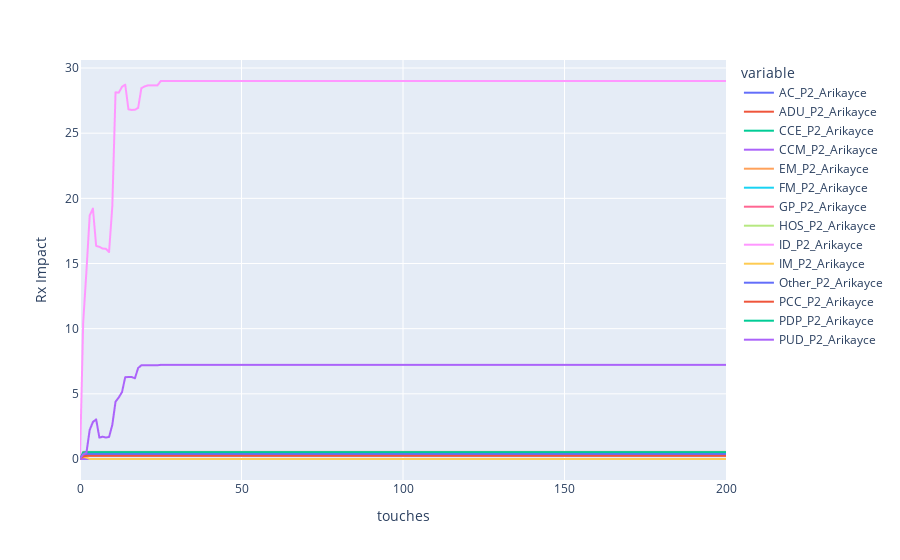

This figure's notebook cell:
### Code cell
channel2_segment['fig_raw']

### Figure 1 — Plotly figure (JSON) as saved in the notebook; plotly's stock layout.template omitted (floating-point values rounded to 4 significant figures; data arrays with more than 128 entries replaced by an {"elided": "..."} marker saying what was removed)
{"data": [{"hovertemplate": "variable=AC_P2_Arikayce<br>touches=%{x}<br>value=%{y}<extra></extra>", "legendgroup": "AC_P2_Arikayce", "line": {"color": "#636efa", "dash": "solid"}, "marker": {"symbol": "circle"}, "mode": "lines", "name": "AC_P2_Arikayce", "showlegend": true, "type": "scattergl", "x": {"elided": "201 int values"}, "xaxis": "x", "y": {"elided": "201 float values"}, "yaxis": "y"}, {"hovertemplate": "variable=ADU_P2_Arikayce<br>touches=%{x}<br>value=%{y}<extra></extra>", "legendgroup": "ADU_P2_Arikayce", "line": {"color": "#EF553B", "dash": "solid"}, "marker": {"symbol": "circle"}, "mode": "lines", "name": "ADU_P2_Arikayce", "showlegend": true, "type": "scattergl", "x": {"elided": "201 int values"}, "xaxis": "x", "y": {"elided": "201 float values"}, "yaxis": "y"}, {"hovertemplate": "variable=CCE_P2_Arikayce<br>touches=%{x}<br>value=%{y}<extra></extra>", "legendgroup": "CCE_P2_Arikayce", "line": {"color": "#00cc96", "dash": "solid"}, "marker": {"symbol": "circle"}, "mode": "lines", "name": "CCE_P2_Arikayce", "showlegend": true, "type": "scattergl", "x": {"elided": "201 int values"}, "xaxis": "x", "y": {"elided": "201 float values"}, "yaxis": "y"}, {"hovertemplate": "variable=CCM_P2_Arikayce<br>touches=%{x}<br>value=%{y}<extra></extra>", "legendgroup": "CCM_P2_Arikayce", "line": {"color": "#ab63fa", "dash": "solid"}, "marker": {"symbol": "circle"}, "mode": "lines", "name": "CCM_P2_Arikayce", "showlegend": true, "type": "scattergl", "x": {"elided": "201 int values"}, "xaxis": "x", "y": {"elided": "201 int values"}, "yaxis": "y"}, {"hovertemplate": "variable=EM_P2_Arikayce<br>touches=%{x}<br>value=%{y}<extra></extra>", "legendgroup": "EM_P2_Arikayce", "line": {"color": "#FFA15A", "dash": "solid"}, "marker": {"symbol": "circle"}, "mode": "lines", "name": "EM_P2_Arikayce", "showlegend": true, "type": "scattergl", "x": {"elided": "201 int values"}, "xaxis": "x", "y": {"elided": "201 float values"}, "yaxis": "y"}, {"hovertemplate": "variable=FM_P2_Arikayce<br>touches=%{x}<br>value=%{y}<extra></extra>", "legendgroup": "FM_P2_Arikayce", "line": {"color": "#19d3f3", "dash": "solid"}, "marker": {"symbol": "circle"}, "mode": "lines", "name": "FM_P2_Arikayce", "showlegend": true, "type": "scattergl", "x": {"elided": "201 int values"}, "xaxis": "x", "y": {"elided": "201 float values"}, "yaxis": "y"}, {"hovertemplate": "variable=GP_P2_Arikayce<br>touches=%{x}<br>value=%{y}<extra></extra>", "legendgroup": "GP_P2_Arikayce", "line": {"color": "#FF6692", "dash": "solid"}, "marker": {"symbol": "circle"}, "mode": "lines", "name": "GP_P2_Arikayce", "showlegend": true, "type": "scattergl", "x": {"elided": "201 int values"}, "xaxis": "x", "y": {"elided": "201 float values"}, "yaxis": "y"}, {"hovertemplate": "variable=HOS_P2_Arikayce<br>touches=%{x}<br>value=%{y}<extra></extra>", "legendgroup": "HOS_P2_Arikayce", "line": {"color": "#B6E880", "dash": "solid"}, "marker": {"symbol": "circle"}, "mode": "lines", "name": "HOS_P2_Arikayce", "showlegend": true, "type": "scattergl", "x": {"elided": "201 int values"}, "xaxis": "x", "y": {"elided": "201 float values"}, "yaxis": "y"}, {"hovertemplate": "variable=ID_P2_Arikayce<br>touches=%{x}<br>value=%{y}<extra></extra>", "legendgroup": "ID_P2_Arikayce", "line": {"color": "#FF97FF", "dash": "solid"}, "marker": {"symbol": "circle"}, "mode": "lines", "name": "ID_P2_Arikayce", "showlegend": true, "type": "scattergl", "x": {"elided": "201 int values"}, "xaxis": "x", "y": {"elided": "201 float values"}, "yaxis": "y"}, {"hovertemplate": "variable=IM_P2_Arikayce<br>touches=%{x}<br>value=%{y}<extra></extra>", "legendgroup": "IM_P2_Arikayce", "line": {"color": "#FECB52", "dash": "solid"}, "marker": {"symbol": "circle"}, "mode": "lines", "name": "IM_P2_Arikayce", "showlegend": true, "type": "scattergl", "x": {"elided": "201 int values"}, "xaxis": "x", "y": {"elided": "201 float values"}, "yaxis": "y"}, {"hovertemplate": "variable=Other_P2_Arikayce<br>touches=%{x}<br>value=%{y}<extra></extra>", "legendgroup": "Other_P2_Arikayce", "line": {"color": "#636efa", "dash": "solid"}, "marker": {"symbol": "circle"}, "mode": "lines", "name": "Other_P2_Arikayce", "showlegend": true, "type": "scattergl", "x": {"elided": "201 int values"}, "xaxis": "x", "y": {"elided": "201 float values"}, "yaxis": "y"}, {"hovertemplate": "variable=PCC_P2_Arikayce<br>touches=%{x}<br>value=%{y}<extra></extra>", "legendgroup": "PCC_P2_Arikayce", "line": {"color": "#EF553B", "dash": "solid"}, "marker": {"symbol": "circle"}, "mode": "lines", "name": "PCC_P2_Arikayce", "showlegend": true, "type": "scattergl", "x": {"elided": "201 int values"}, "xaxis": "x", "y": {"elided": "201 float values"}, "yaxis": "y"}, {"hovertemplate": "variable=PDP_P2_Arikayce<br>touches=%{x}<br>value=%{y}<extra></extra>", "legendgroup": "PDP_P2_Arikayce", "line": {"color": "#00cc96", "dash": "solid"}, "marker": {"symbol": "circle"}, "mode": "lines", "name": "PDP_P2_Arikayce", "showlegend": true, "type": "scattergl", "x": {"elided": "201 int values"}, "xaxis": "x", "y": {"elided": "201 float values"}, "yaxis": "y"}, {"hovertemplate": "variable=PUD_P2_Arikayce<br>touches=%{x}<br>value=%{y}<extra></extra>", "legendgroup": "PUD_P2_Arikayce", "line": {"color": "#ab63fa", "dash": "solid"}, "marker": {"symbol": "circle"}, "mode": "lines", "name": "PUD_P2_Arikayce", "showlegend": true, "type": "scattergl", "x": {"elided": "201 int values"}, "xaxis": "x", "y": {"elided": "201 float values"}, "yaxis": "y"}], "layout": {"legend": {"title": {"text": "variable"}, "tracegroupgap": 0}, "margin": {"t": 60}, "xaxis": {"anchor": "y", "domain": [0, 1], "title": {"text": "touches"}}, "yaxis": {"anchor": "x", "domain": [0, 1], "title": {"text": "Rx Impact"}}}}
